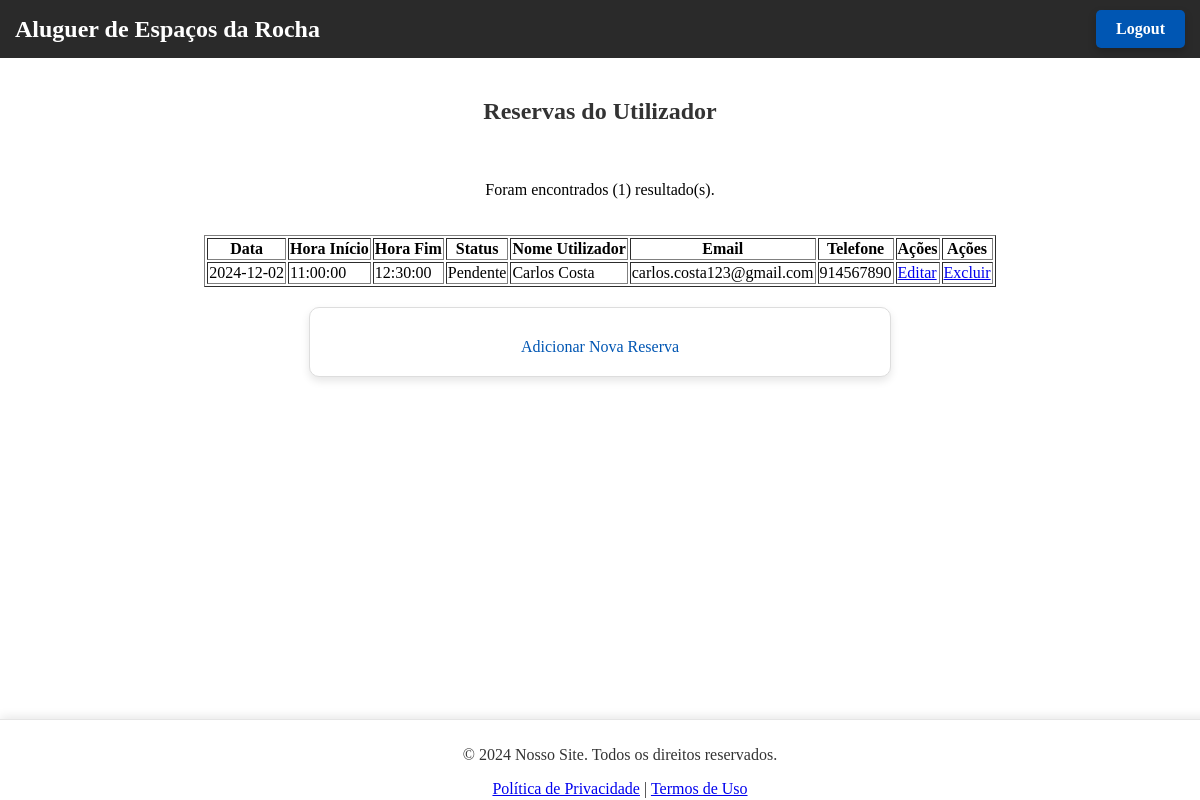
Screenshot of /logado.php?id=2 with the database file from the repository.
### tables this page shows
CREATE TABLE `reserva` (
  `id_reserva` int(11) NOT NULL,
  `data_reserva` date DEFAULT NULL,
  `hora_inicio` time DEFAULT NULL,
  `hora_fim` time DEFAULT NULL,
  `status_reserva` enum('Confirmada','Cancelada','Pendente') DEFAULT 'Pendente',
  `id_utilizador` int(11) DEFAULT NULL,
  `id_espaco` int(11) DEFAULT NULL
);

CREATE TABLE `utilizador` (
  `id_utilizador` int(11) NOT NULL,
  `nome` varchar(50) NOT NULL,
  `email` varchar(100) NOT NULL,
  `telefone` bigint(20) NOT NULL,
  `tipo_user` enum('Professor','Aluno','Externo') NOT NULL,
  `senha` varchar(50) NOT NULL
);

### logado.php (the view, shortened to what this page needs)
<?php
include('connect.php');
$id = $_SESSION['id'];
$sql = "SELECT r.id_reserva, r.data_reserva, r.hora_inicio, r.hora_fim, r.status_reserva,
               u.nome AS nome_utilizador, u.email, u.telefone
        FROM reserva r
        JOIN utilizador u ON r.id_utilizador = u.id_utilizador
        WHERE u.id_utilizador = ?";
$stmt = $con->prepare($sql);
$stmt->bind_param("i", $id);
$stmt->execute();
$result = $stmt->get_result();
?>
<!DOCTYPE html>
<html lang="pt-PT">
<head>
    <link rel="stylesheet" href="style.css">
</head>
<body>
    <header>
        <h1>Aluguer de Espaços da Rocha</h1>
        <a href="logout.php" class="login-button" onclick="return confirmarLogout(event)">Logout</a>
    </header>
    <main>
        <h2>Reservas do Utilizador</h2>
        <table border="1">
            <tr>
                <th>Data</th>
                <th>Hora Início</th>
                <th>Hora Fim</th>
                <th>Status</th>
                <th>Nome Utilizador</th>
                <th>Email</th>
                <th>Telefone</th>
                <th>Ações</th>
                <th>Ações</th>
            </tr>
            <?php
            if ($result->num_rows > 0) {
                echo "<p>Foram encontrados (" . $result->num_rows . ") resultado(s).</p>";
                while ($row = $result->fetch_assoc()) {
                    echo "<tr>
                        <td>{$row['data_reserva']}</td>
                        <td>{$row['hora_inicio']}</td>
                        <td>{$row['hora_fim']}</td>
                        <td>{$row['status_reserva']}</td>
                        <td>{$row['nome_utilizador']}</td>
                        <td>{$row['email']}</td>
                        <td>{$row['telefone']}</td>
                        <td>";
                    if ($row['status_reserva'] != 'Confirmada' && $row['status_reserva'] != 'Cancelada') {
                        echo "<a href='editar_perfil.php?id_reserva={$row['id_reserva']}'>Editar</a>";
                    } else {
                        echo "Edição não permitida";
                    }
                    echo "</td><td>";
                    if ($row['status_reserva'] != 'Confirmada' && $row['status_reserva'] != 'Cancelada') {
                        echo "<a href='excluir_reserva.php?id_reserva={$row['id_reserva']}'>Excluir</a>";
                    } else {
                        echo "Exclusão não permitida";
                    }
                    echo "</td></tr>";
                }
            } else {
                echo "<tr><td colspan='8'>Nenhuma reserva encontrada para este utilizador.</td></tr>";
            }
            ?>
        </table>
        <div class="form-container">
            <a href="adicionar_reserva.php" class="btn-adicionar">Adicionar Nova Reserva</a>
        </div>
    </main>
    <footer>
        <p>&copy; 2024 Nosso Site. Todos os direitos reservados.</p>
        <p><a href="#">Política de Privacidade</a> | <a href="#">Termos de Uso</a></p>
    </footer>
</body>
</html>

### style.css (style rules this page uses)
body { display: flex; flex-direction: column; min-height: 100vh; margin: 0; }
header { background: #2a2a2a; color: white; display: flex; align-items: center; justify-content: space-between; padding: 10px 15px; position: relative; }
header h1 { font-size: 1.5rem; margin: 0; }
main { display: flex; flex-direction: column; align-items: center; gap: 20px; padding: 20px 0; }
.form-container { background: white; border: 1px solid #ddd; border-radius: 10px; padding: 20px; width: 45%; box-shadow: 0 4px 8px rgba(0, 0, 0, 0.1); margin-bottom: 20px; justify-content: center; align-items: center; }
h2 { text-align: center; color: #333; }
.form-container a { color: #0056b3; text-decoration: none; display: block; margin-top: 10px; text-align: center; }
.login-button { background-color: #0056b3; color: #ffffff; text-decoration: none; border: none; border-radius: 5px; padding: 10px 20px; font-size: 1rem; font-weight: bold; text-align: center; display: inline-block; cursor: pointer; transition: background-color 0.3s ease, transform 0.2s ease; box-shadow: 0px 4px 8px rgba(0, 0, 0, 0.2); }
footer { width: 100%; height: 60px; padding: 10px 20px; background: rgba(255, 255, 255, 0.8); color: #333; text-align: center; backdrop-filter: blur(8px); position: fixed; bottom: 0; border-top: 1px solid rgba(0, 0, 0, 0.1); box-shadow: 0 -2px 10px rgba(0, 0, 0, 0.1); z-index: 1000; transition: opacity 0.4s ease, transform 0.4s ease; }

### rows the page displays
reserva: data_reserva "2024-12-02", hora_inicio "11:00:00", hora_fim "12:30:00", status_reserva "Pendente", id_utilizador.nome "Carlos Costa", id_utilizador.email "carlos.costa123@gmail.com", id_utilizador.telefone "914567890"

### other values shown
$result->num_rows "1"
